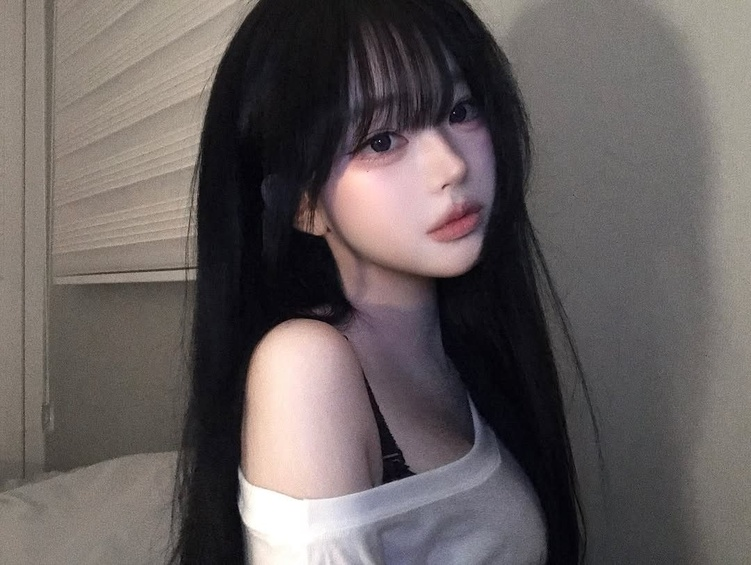
#> input picture img/Gambar png.jpg, 751 x 565 px, shrunk from 1080 x 812 before the run
$ python crop_images.py
#> lines starting #> are read from the running program, lines starting #| are printed output that depends on the picture
from PIL import Image
import os

# Daftar gambar yang mau di-crop
images = [
    "img/Gambar png.jpg",
    "img/b097d3d520be028d40386cf3121360d6.jpg",
    "img/06fbaa15b937d9f1780d59fde5e2711a.jpg",
]


def crop_center_50(image_path):
    """Crop gambar ke center dengan ukuran 50% dari original"""
#> called with image_path = 'img/Gambar png.jpg'
    try:
        # Buka gambar
        img = Image.open(image_path)
#> img is the input picture: PIL image 751x565 RGB; mean R, G, B 102.2, 94.8, 94.1
        width, height = img.size
#> width = 751; height = 565

        # Hitung ukuran baru (50% dari original)
        new_width = width // 2
#> new_width = 375
        new_height = height // 2
#> new_height = 282

        # Hitung koordinat untuk crop center
        left = (width - new_width) // 2
#> left = 188
        top = (height - new_height) // 2
#> top = 141
        right = left + new_width
#> right = 563
        bottom = top + new_height
#> bottom = 423

        # Crop gambar
        cropped = img.crop((left, top, right, bottom))
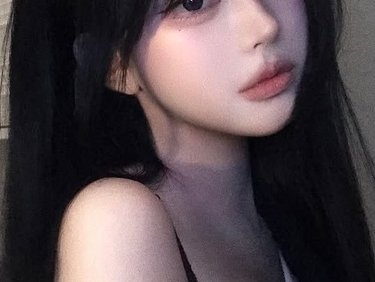
#> cropped: PIL image 375x282 RGB; mean R, G, B 83.9, 71.3, 75.3

        # Save dengan nama baru
        filename = os.path.basename(image_path)
        name, ext = os.path.splitext(filename)
        output_path = f"img/{name}_cropped{ext}"

        cropped.save(output_path, quality=95)
        print(f"✅ Cropped: {image_path} → {output_path}")
        print(f"   Original: {width}x{height} → New: {new_width}x{new_height}")
#|    Original: 751x565 → New: 375x282

        return output_path

    except Exception as e:
        print(f"❌ Error cropping {image_path}: {e}")
        return None


if __name__ == "__main__":
    print("🔄 Starting image cropping...\n")

    # Cek folder img exist
    if not os.path.exists("img"):
        print("❌ Folder 'img' tidak ditemukan!")
        exit(1)

    cropped_files = []

    # Crop semua gambar
    for img_path in images:
        if os.path.exists(img_path):
            result = crop_center_50(img_path)
            if result:
                cropped_files.append(result)
        else:
            print(f"⚠️  File tidak ditemukan: {img_path}")
#> pass 2 of the loop `for img_path in images:`:
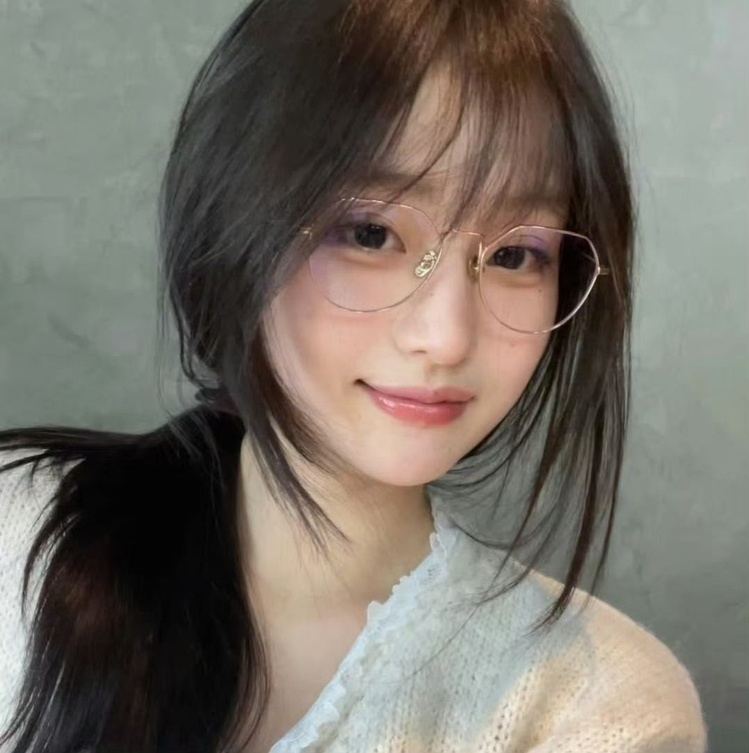
#> input picture img/b097d3d520be028d40386cf3121360d6.jpg, 749 x 753 px, shrunk from 1077 x 1083 before the run
#> in crop_center_50, img is the input picture: PIL image 749x753 RGB; mean R, G, B 118.9, 113, 104.1
#> in crop_center_50 (call 2), `cropped = img.crop((left, top, right, bottom))`:
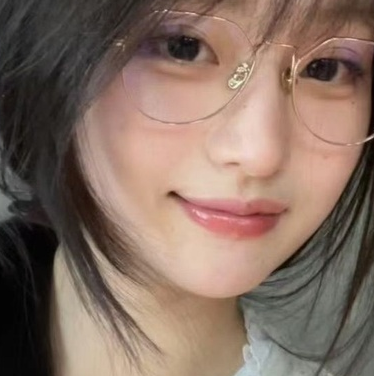
#> cropped: PIL image 374x376 RGB; mean R, G, B 132.7, 110.4, 98.3
#|    Original: 749x753 → New: 374x376
#> pass 3 of the loop `for img_path in images:`:
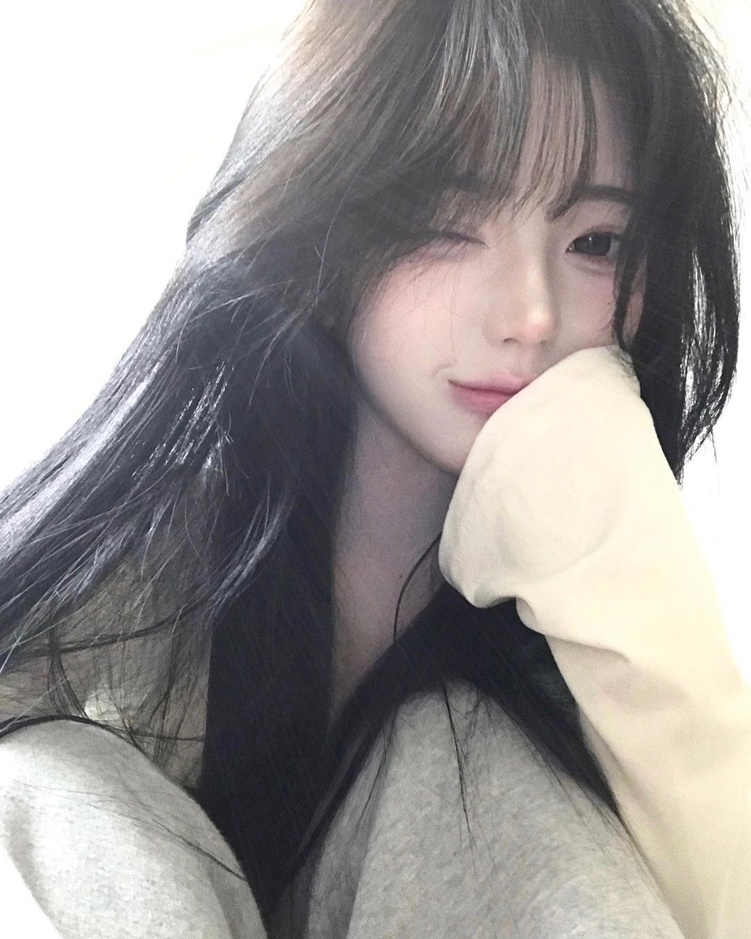
#> input picture img/06fbaa15b937d9f1780d59fde5e2711a.jpg, 751 x 939 px, shrunk from 1080 x 1350 before the run
#> in crop_center_50, img is the input picture: PIL image 751x939 RGB; mean R, G, B 156.8, 152.8, 151.2
#> in crop_center_50 (call 3), `cropped = img.crop((left, top, right, bottom))`:
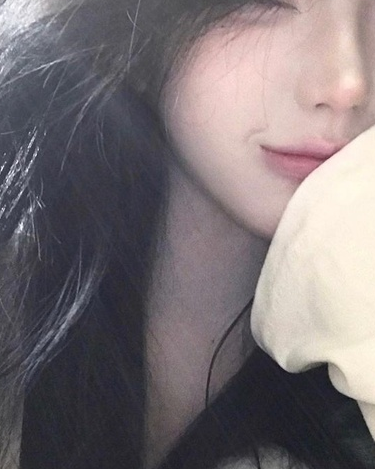
#> cropped: PIL image 375x469 RGB; mean R, G, B 121.5, 113.4, 116.5
#|    Original: 751x939 → New: 375x469

    print(f"\n✅ Done! {len(cropped_files)} gambar berhasil di-crop")
    print("\n📝 Markdown code untuk gambar yang sudah di-crop:")
    print("\n```markdown")
    for file in cropped_files:
        print(f'<img src="{file}" alt="Cropped Image" width="50%" />')
    print("```")
